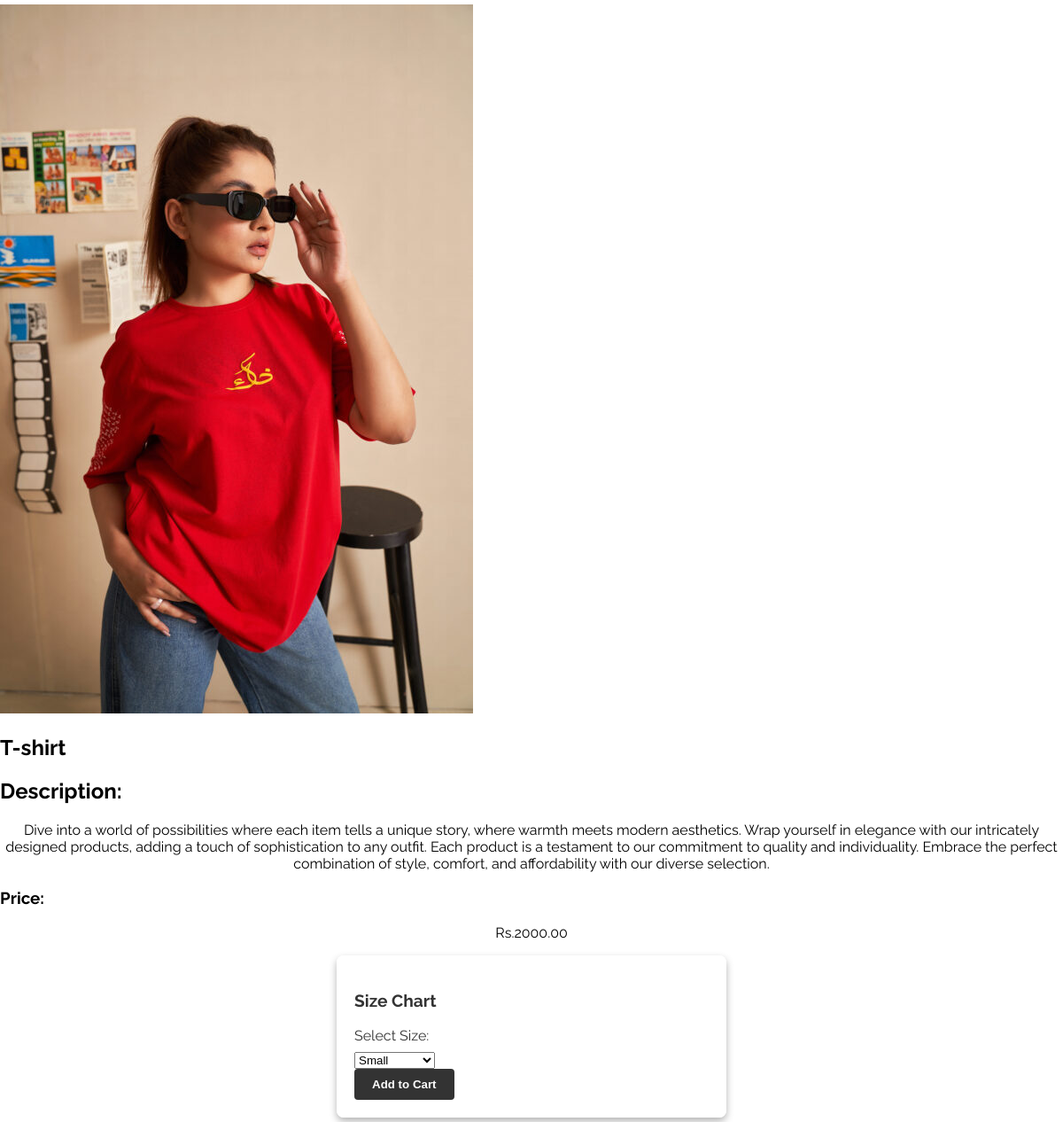
Screenshot of /home/detail/1/ with the database file from the repository.
### products/models.py (models this page shows, shortened)
class Product(models.Model):
    name = models.CharField(max_length=200)
    price = models.DecimalField(max_digits=10, decimal_places=2)
    image = models.ImageField(upload_to='products/', default=True)
    slug = models.SlugField(unique=True, blank=True)

### products/views.py (the view)
# urls.py: path("detail/<int:productIndex>/", views.productdetails, name="productdetails"),
def productdetails(request, productIndex):
    product = Product.objects.all()
    product = get_object_or_404(Product, pk=productIndex)
    context = {
        'product': product,
    }
    return render(request, 'productdetails.html', context)

### products/templates/productdetails.html (shortened to what this page needs)
{% extends "master.html" %}
{% load static %}
{% block content %}
    <div class=“product-detail”>
        <div class=“product-image”>
            <img id="productImage" src="{{ product.image.url }}" alt="{{ product.name }}">
        </div>
        <div class=“product-info”>
            <h2 id="productName">{{ product.name }}</h2>
            <h2>Description:</h2><p> Dive into a world of possibilities where each item tells a unique story, where warmth meets modern aesthetics. Wrap yourself in elegance with our intricately designed products, adding a touch of sophistication to any outfit. Each product is a testament to our commitment to quality and individuality. Embrace the perfect combination of style, comfort, and affordability with our diverse selection.</p>
            <h3>Price:</h3><p id="productPrice">Rs.{{ product.price }}</p>
            <form method="POST" action="{% url 'cart:add_to_cart' product.id %}">
                <div class="size-chart">
                    <h3>Size Chart</h3>
                    <label for="size">Select Size:</label>
                    <select name="size" id="size">
                        <option value="Small">Small</option>
                    </select>
                </div>
                <button type="submit">Add to Cart</button>
            </form>
        </div>
    </div>
   {% endblock %}

### assets/style.css (style rules this page uses)
body { margin: 5px 0px; padding: 0; font-family: 'Raleway', sans-serif; background-color: white; }
form { max-width: 400px; margin: 0 auto; padding: 20px; border-radius: 8px; box-shadow: 0 4px 8px rgba(0, 0, 0, 0.3); background-color: rgba(255, 255, 255, 0.9); color: #333; }
label { margin-bottom: 8px; display: block; }
button { padding: 10px 20px; border: none; border-radius: 4px; background-color: #333; color: white; font-weight: bold; cursor: pointer; transition: background-color 0.3s ease-in-out; }
p { text-align: center; margin-top: 10px; }
.size-chart { margin-top: 20px; }
.size-chart h3 { font-size: 1.2em; }

### rows the page displays
Product: image (picture), name "T-shirt", price "2000.00"
